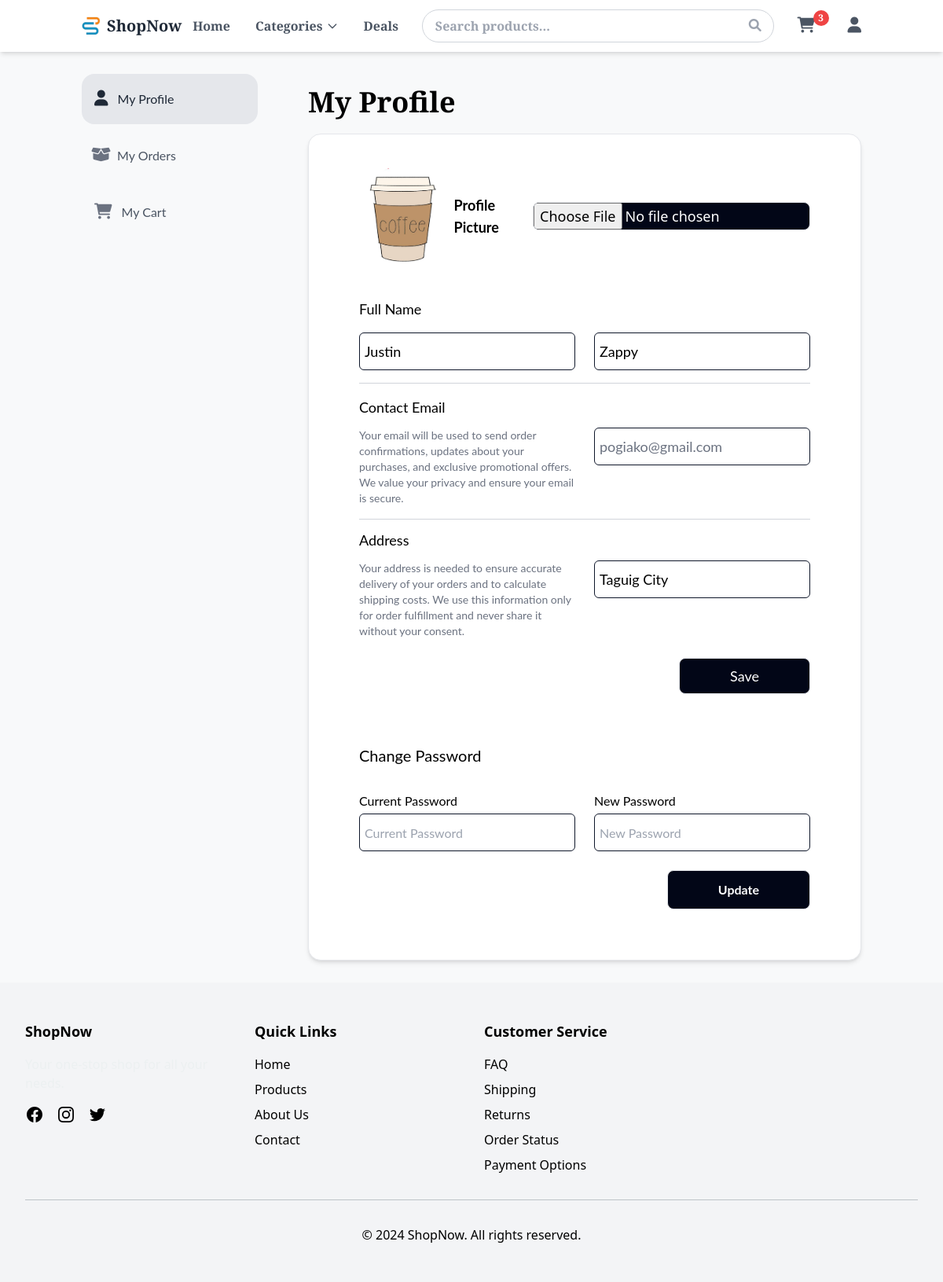
Screenshot of /profile/ (signed in) with the database file from the repository.
### main/models.py (models this page shows)
class User_info(models.Model):
    user_id = models.UUIDField(default=uuid.uuid4, editable=False, primary_key=True, unique=True)
    user_auth_credentials = models.ForeignKey(User, on_delete=models.CASCADE)
    user_firstName = models.CharField(max_length=50)
    user_lastName = models.CharField(max_length=50)
    user_address = models.CharField(max_length=250)
    user_profilePicture = models.ImageField(upload_to='./main/static/img/project_img', default=None, null=True, blank=True )
    user_is_admin = models.BooleanField(default=False)

### main/views.py (the view)
# urls.py: path('profile/', views.profile, name='profile'),
def profile(request):
    if request.user.is_authenticated:
        if request.method == 'POST':
            user = models.User_info.objects.get(user_auth_credentials = request.user)
            user.user_firstName = request.POST['first-name']
            user.user_lastName = request.POST['last-name']
            user.user_address = request.POST['address']
            user.save()
        user_info = models.User_info.objects.filter(user_auth_credentials = request.user)
        return render(request, 'main/views/profile.html', {'user_info' : user_info})
    else :
         return redirect('sign-in')

### main/templates/main/views/profile.html (shortened to what this page needs)
{% extends 'main/parts/base.html' %}
{% load static %}
{% block content %}
    <div class=" mx-auto container px-1 md:px-4 md:mt-7">
        <div class="w-full flex">
            <div class="flex-col space-y-3  md:block hidden">
                <a class="font-lato ">
                    <div class="w-56 h-16 flex rounded-2xl bg-gray-200 ">
                        <div class="my-auto pl-4 text-gray-800 ">
                            <i class="fas fa-user text-gray-800 text-xl mr-2"></i>
                            My Profile
                        </div>
                    </div>
                </a>
                <a href="{% url 'orders' %}" class="font-lato ">
                    <div class="w-56 h-16 flex  rounded-2xl mt-2 hover:bg-gray-100 ">
                        <div class="my-auto  pl-3 text-gray-600">
                            <i class="fas fa-box-open text-gray-500 text-xl mr-1"></i>
                            My Orders
                        </div>
                    </div>
                </a>
                <a href="{% url 'cart' %}" class="font-lato ">
                    <div class="w-56 h-16 flex rounded-2xl mt-2 hover:bg-gray-100">
                        <div class="my-auto  pl-4 text-gray-600">
                            <i class="fas fa-shopping-cart text-gray-500 text-xl mr-2"></i>
                            My Cart
                        </div>
                    </div>
                </a>
            </div>
            <div class="w-full md:ml-16 mt-4">
                <h1 class="font-play-fair text-4xl font-bold">My Profile</h1>
                <div class="w-full bg-white shadow-md mt-5 rounded-2xl py-10 px-16 border flex flex-col">
                    <form action="/profile/" method="POST">
                    <div class="flex">
                        <div class="flex-1 justify-center">
                            <div class="flex h-fit">
                                {% if user_info.0.user_profilePicture %}
                                    <div class="w-32 h-32  rounded-full">
                                        <img src="{{ user_info.0.user_profilePicture.url }}" class="w-32 h-32 object-cover rounded-full" alt="">
                                    </div>
                                {% else %}
                                    <div class="w-32 h-32  rounded-full">
                                        <img src="https://static.vecteezy.com/system/resources/previews/003/715/527/non_2x/picture-profile-icon-male-icon-human-or-people-sign-and-symbol-vector.jpg" class="w-32 h-32  rounded-full" alt="">
                                    </div>
                                {% endif %}
                                <div class="h-full my-auto ml-2 font-lato font-bold text-lg">
                                    <h1>Profile Picture</h1>
                                </div>
                            </div>
                        </div>
                        <div class="h-full my-auto">
                            <input onchange="profile_pic_uploaded(this)" id="profile-picture" class="block w-full bg-slate-950 text-lg border rounded-lg cursor-pointer text-white dark:text-gray-400 focus:outline-none dark:bg-gray-700 dark:border-gray-600 dark:placeholder-gray-400" type="file">
                        </div>
                    </div>
                    <div class="mt-10 font-lato text-lg">
                        <div>
                            <h1>Full Name</h1>
                            <div class="w-full grid grid-cols-2 gap-x-6 mt-4">
                                <div>
                                    <input required type="text" name="first-name" class="w-full h-12 border rounded-md border-slate-900 font-lato pl-1.5" value="{{user_info.0.user_firstName}}" placeholder="First Name">
                                </div>
                                <div>
                                    <input required type="text" name="last-name" class="w-full h-12 border rounded-md border-slate-900 font-lato pl-1.5" value="{{user_info.0.user_lastName}}" placeholder="Last Name">
                                </div>
                            </div>
                        </div>
                        <hr class="mt-4 border-gray-300">
                        <div class="w-full mt-4">
                            <h1>Contact Email</h1>
                            <div class="mt-3 grid grid-cols-2 gap-x-6">
                                <p class="text-sm text-gray-500">Your email will be used to send order confirmations, updates about your purchases, and exclusive promotional offers. We value your privacy and ensure your email is secure.</p>
                                <input required type="text" name="email" readonly value="{{user_info.0.user_auth_credentials.username}}" placeholder="Email" class="w-full h-12 border rounded-md text-gray-500 border-slate-900 font-lato pl-1.5">
                            </div>
                        </div>
                        <hr class="mt-4 border-gray-300">
                        <div class="w-full mt-3">
                            <h1>Address</h1>
                            <div class="mt-3 grid grid-cols-2 gap-x-6">
                                <p class="text-sm text-gray-500">Your address is needed to ensure accurate delivery of your orders and to calculate shipping costs. We use this information only for order fulfillment and never share it without your consent.</p>
                                <input required type="text" name="address" value="{{user_info.0.user_address}}"   placeholder="Address" class="w-full h-12 border rounded-md border-slate-900 font-lato pl-1.5">
                            </div>
                        </div>
                        <div class="my-6 w-full flex justify-end">
                            <div class="flex">
                                <button type="submit" class="px-16 py-2 bg-slate-950 hover:bg-slate-800 text-white rounded-lg border">Save</button>
                            </div>
                        </div>
                    </div>
                    </form>
                    <h1 class="text-xl font-lato mt-10">Change Password</h1>
                    <form id="auth-form" action="/api/profile/update/password" method="POST">
                        <div class="w-full">
                            <div class="w-full grid grid-cols-2 mt-8 gap-x-6">
                                <div>
                                    <div class="flex">
                                        <h1 class="font-lato mb-1 mr-4">Current Password</h1> <h1 id="current_password_notif" class="text-red-500"></h1>
                                    </div>
                                    <input type="password" id="current_passowrd" name="current_passowrd" placeholder="Current Password" class="w-full h-12 border rounded-md border-slate-900 font-lato pl-1.5">
                                </div>
                                <div>
                                    <div class="flex">
                                        <h1 class="font-lato mb-1 mr-4">New Password</h1> <h1 id="notif" class="text-red-500 hidden">Password must be at least 8 characters</h1>
                                    </div>
                                    <input type="password" id="new_password" name="new_password" placeholder="New Password" class="w-full h-12 border rounded-md border-slate-900 font-lato pl-1.5">
                                </div>
                            </div>
                            <div class="my-6 w-full flex justify-end">
                                <div class="flex">
                                    <button onclick="submit_form()" type="button" class="px-16 py-3 bg-slate-950 hover:bg-slate-800 text-white rounded-lg border font-lato font-bold">Update</button>
                                </div>
                            </div>
                        </div>
                    </form>
                </div>
            </div>
        </div>
    </div>
{% endblock %}

### rows the page displays
User_info: user_profilePicture (picture), first-name "Justin", last-name "Zappy", email "pogiako@gmail.com", address "Taguig City"
